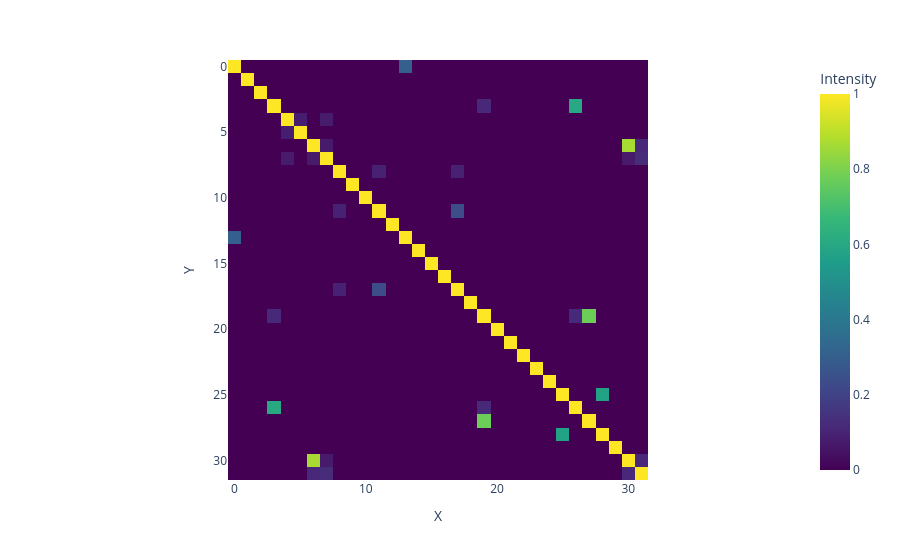

This figure's notebook cell:
### Code cell
X_new = ngram_vectorizer.fit_transform(song_no_redundant)
similarity_matrix_song_new = cosine_similarity(X_new)

corpus_hover_new = []
for x in range(len(song_no_redundant)):
    corpus_hover_new.append(
        list(map(lambda l: f'<br>X={l}</br><br>Y={song_no_redundant[x]}</br>',
         song_no_redundant))
    )

fig = px.imshow(
    similarity_matrix_song_new,
    labels=dict(x="X", y="Y", color="Intensity"),
    x=[i for i in range(similarity_matrix_song_new.shape[0])],
    y=[i for i in range(similarity_matrix_song_new.shape[0])],
    #text_auto=True,                # Automatically displays values inside the boxes
    color_continuous_scale="Viridis" # Choose color mapping style
)

fig.update_traces(
    customdata=corpus_hover_new,
    hovertemplate="<br>X=%{x}; Y=%{y}</br>%{customdata}<br>Similarity:%{z}</br><extra></extra>"
)
fig.show()

### Figure 1 — Plotly figure (JSON) as saved in the notebook; plotly's stock layout.template omitted (floating-point values rounded to 4 significant figures; data arrays with more than 128 entries replaced by an {"elided": "..."} marker saying what was removed)
{"data": [{"coloraxis": "coloraxis", "customdata": {"elided": "32x32 str values"}, "hovertemplate": "<br>X=%{x}; Y=%{y}</br>%{customdata}<br>Similarity:%{z}</br><extra></extra>", "name": "0", "type": "heatmap", "x": [0, 1, 2, 3, 4, 5, 6, 7, 8, 9, 10, 11, 12, 13, 14, 15, 16, 17, 18, 19, 20, 21, 22, 23, 24, 25, 26, 27, 28, 29, 30, 31], "xaxis": "x", "y": [0, 1, 2, 3, 4, 5, 6, 7, 8, 9, 10, 11, 12, 13, 14, 15, 16, 17, 18, 19, 20, 21, 22, 23, 24, 25, 26, 27, 28, 29, 30, 31], "yaxis": "y", "z": {"elided": "32x32 float values"}}], "layout": {"coloraxis": {"autocolorscale": false, "colorbar": {"title": {"text": "Intensity"}}, "colorscale": [[0, "#440154"], [0.1111, "#482878"], [0.2222, "#3e4989"], [0.3333, "#31688e"], [0.4444, "#26828e"], [0.5556, "#1f9e89"], [0.6667, "#35b779"], [0.7778, "#6ece58"], [0.8889, "#b5de2b"], [1, "#fde725"]]}, "margin": {"t": 60}, "xaxis": {"anchor": "y", "constrain": "domain", "domain": [0, 1], "scaleanchor": "y", "title": {"text": "X"}}, "yaxis": {"anchor": "x", "autorange": "reversed", "constrain": "domain", "domain": [0, 1], "title": {"text": "Y"}}}}
